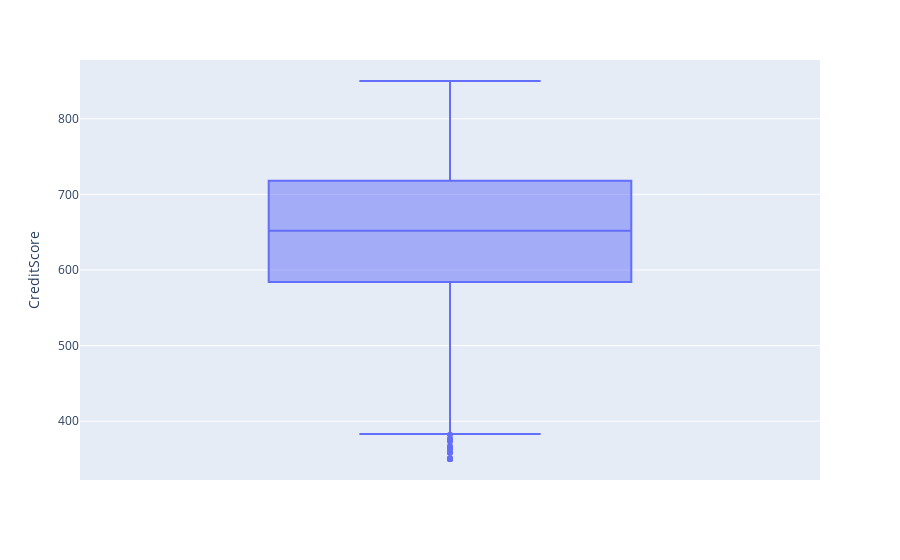
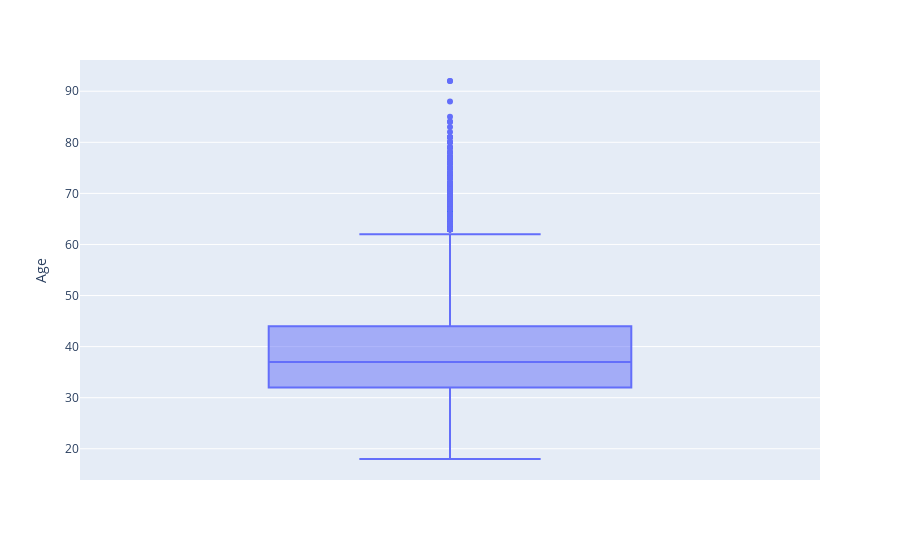
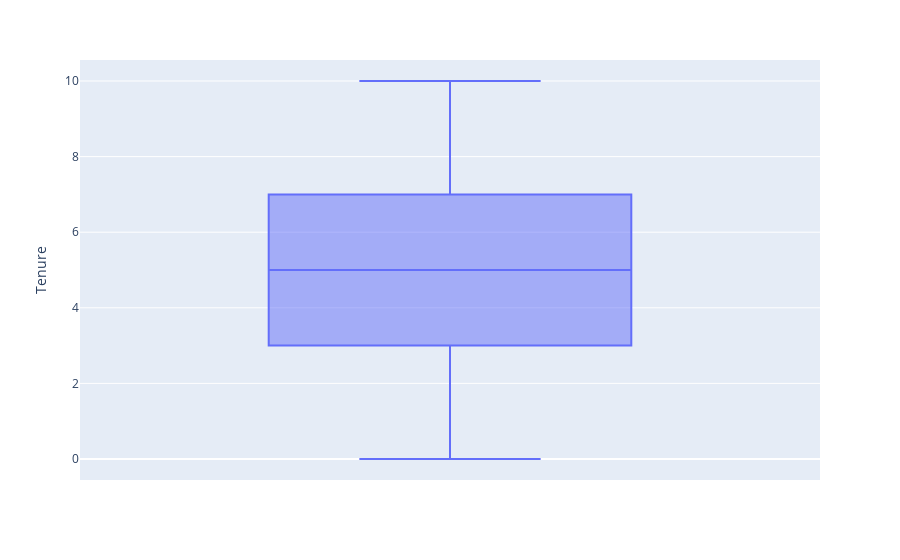
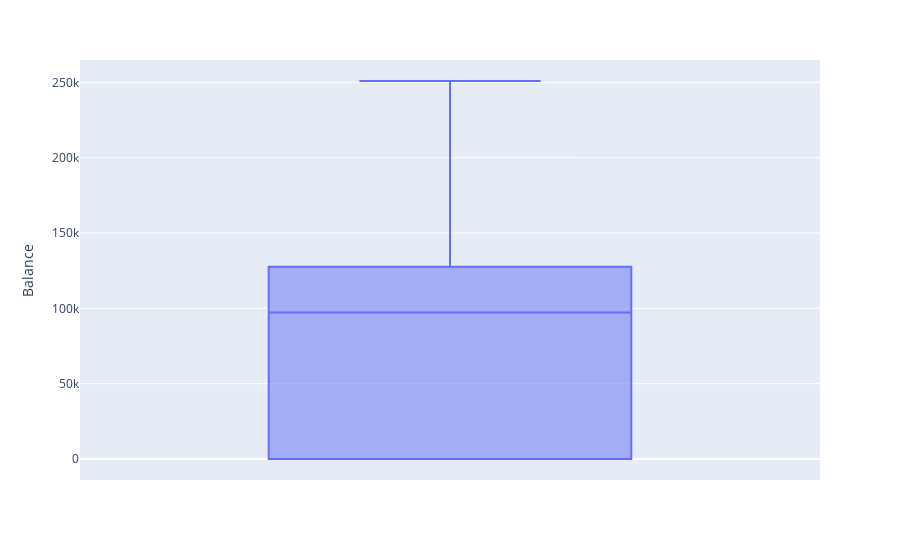

Notebook code cell kept with these figures, in order:
### Markdown cell above
Identifying Outliers

### Code cell
import plotly.express as px

for feature in features:
    # df = px.data.tips()
    fig = px.box(banking_df, y=feature)
    fig.show()

### Figure 1 — Plotly figure (JSON) as saved in the notebook; plotly's stock layout.template omitted (floating-point values rounded to 4 significant figures; data arrays with more than 128 entries replaced by an {"elided": "..."} marker saying what was removed)
{"data": [{"alignmentgroup": "True", "hovertemplate": "CreditScore=%{y}<extra></extra>", "legendgroup": "", "marker": {"color": "#636efa"}, "name": "", "notched": false, "offsetgroup": "", "orientation": "v", "showlegend": false, "type": "box", "x0": " ", "xaxis": "x", "y": {"elided": "10000 int values"}, "y0": " ", "yaxis": "y"}], "layout": {"boxmode": "group", "legend": {"tracegroupgap": 0}, "margin": {"t": 60}, "xaxis": {"anchor": "y", "domain": [0, 1]}, "yaxis": {"anchor": "x", "domain": [0, 1], "title": {"text": "CreditScore"}}}}

### Figure 2 — Plotly figure (JSON) as saved in the notebook; plotly's stock layout.template omitted (floating-point values rounded to 4 significant figures; data arrays with more than 128 entries replaced by an {"elided": "..."} marker saying what was removed)
{"data": [{"alignmentgroup": "True", "hovertemplate": "Age=%{y}<extra></extra>", "legendgroup": "", "marker": {"color": "#636efa"}, "name": "", "notched": false, "offsetgroup": "", "orientation": "v", "showlegend": false, "type": "box", "x0": " ", "xaxis": "x", "y": {"elided": "10000 int values"}, "y0": " ", "yaxis": "y"}], "layout": {"boxmode": "group", "legend": {"tracegroupgap": 0}, "margin": {"t": 60}, "xaxis": {"anchor": "y", "domain": [0, 1]}, "yaxis": {"anchor": "x", "domain": [0, 1], "title": {"text": "Age"}}}}

### Figure 3 — Plotly figure (JSON) as saved in the notebook; plotly's stock layout.template omitted (floating-point values rounded to 4 significant figures; data arrays with more than 128 entries replaced by an {"elided": "..."} marker saying what was removed)
{"data": [{"alignmentgroup": "True", "hovertemplate": "Tenure=%{y}<extra></extra>", "legendgroup": "", "marker": {"color": "#636efa"}, "name": "", "notched": false, "offsetgroup": "", "orientation": "v", "showlegend": false, "type": "box", "x0": " ", "xaxis": "x", "y": {"elided": "10000 int values"}, "y0": " ", "yaxis": "y"}], "layout": {"boxmode": "group", "legend": {"tracegroupgap": 0}, "margin": {"t": 60}, "xaxis": {"anchor": "y", "domain": [0, 1]}, "yaxis": {"anchor": "x", "domain": [0, 1], "title": {"text": "Tenure"}}}}

### Figure 4 — Plotly figure (JSON) as saved in the notebook; plotly's stock layout.template omitted (floating-point values rounded to 4 significant figures; data arrays with more than 128 entries replaced by an {"elided": "..."} marker saying what was removed)
{"data": [{"alignmentgroup": "True", "hovertemplate": "Balance=%{y}<extra></extra>", "legendgroup": "", "marker": {"color": "#636efa"}, "name": "", "notched": false, "offsetgroup": "", "orientation": "v", "showlegend": false, "type": "box", "x0": " ", "xaxis": "x", "y": {"elided": "10000 float values"}, "y0": " ", "yaxis": "y"}], "layout": {"boxmode": "group", "legend": {"tracegroupgap": 0}, "margin": {"t": 60}, "xaxis": {"anchor": "y", "domain": [0, 1]}, "yaxis": {"anchor": "x", "domain": [0, 1], "title": {"text": "Balance"}}}}
